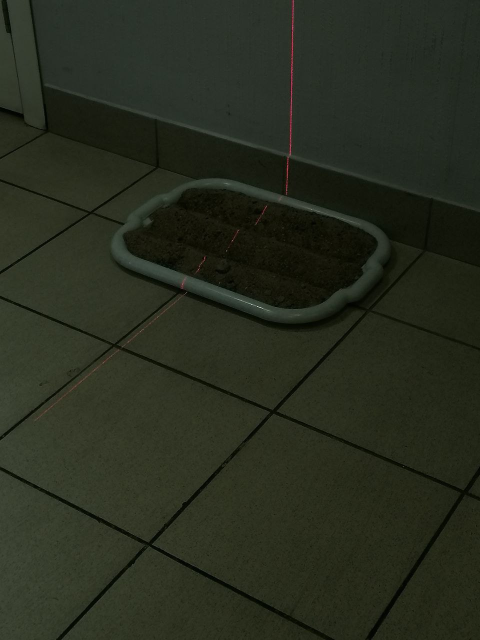
#> input picture Песок/sand/no_step/5334796642802595533.jpg, 960 x 1280 px (shown at 1/2 size); its folder holds only this picture in this run
$ python Bez_sk_all.py
#> lines starting #> are read from the running program, lines starting #| are printed output that depends on the picture; after the words box and inside, x2 and y2 are one past the last pixel; in counts of white or black regions, pixels touching at a corner belong together
#> in process_folder, image is the input picture: shape (1280, 960, 3); mean B, G, R 30.7, 44.3, 39.5
import cv2
import numpy as np
import matplotlib.pyplot as plt
from scipy.interpolate import CubicSpline
import os

REFERENCE_ANGLE = -75  # Ожидаемый угол (горизонтальные линии)
ANGLE_TOLERANCE = 10  # Допустимое отклонение
MAX_CONTOUR_SIZE = 450  # Максимальный размер участка


def extract_red_channel(img):
    hsv = cv2.cvtColor(img, cv2.COLOR_BGR2HSV)
#> hsv: shape (1280, 960, 3); mean H, S, V 42.4, 87.2, 44.4
    lower_red1 = np.array([0, 64, 19])
    upper_red1 = np.array([11, 255, 73])
    lower_red2 = np.array([170, 70, 50])
    upper_red2 = np.array([180, 255, 255])

    mask1 = cv2.inRange(hsv, lower_red1, upper_red1)
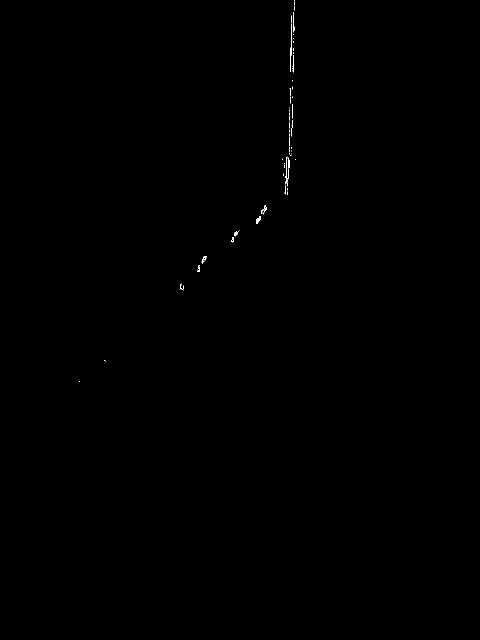
#> mask1: shape (1280, 960) (shown at 1/2 size); 0.08% white in thin lines or dots, all inside (x1, y1, x2, y2) = (158, 0, 592, 764)
    mask2 = cv2.inRange(hsv, lower_red2, upper_red2)
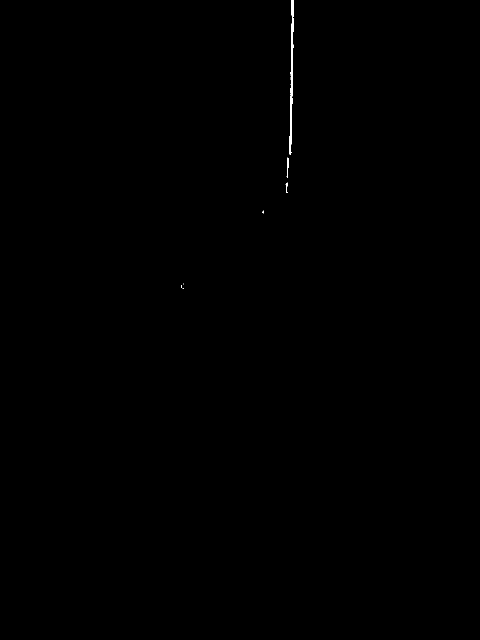
#> mask2: shape (1280, 960) (shown at 1/2 size); 0.11% white; 7 white regions (4 under 20 px), largest, box (x1, y1, x2, y2) and area: (578, 0, 588, 310) 1151, (573, 315, 577, 356) 99, (571, 365, 575, 386) 47
    mask = cv2.bitwise_or(mask1, mask2)
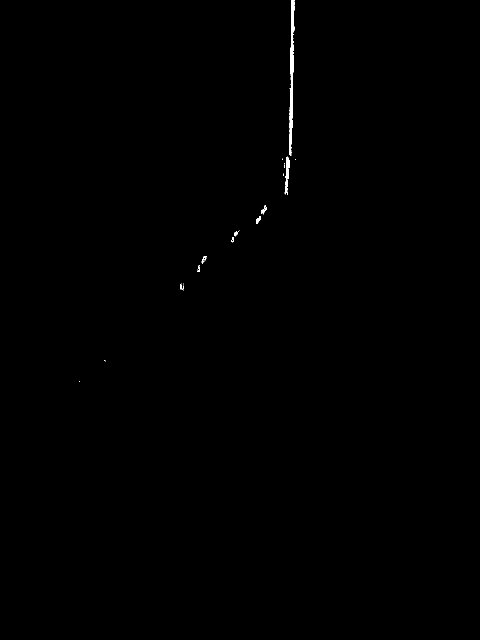
#> mask: shape (1280, 960) (shown at 1/2 size); 0.19% white; 22 white regions (13 under 20 px), largest, box (x1, y1, x2, y2) and area: (578, 0, 590, 312) 1600, (569, 313, 579, 390) 333, (522, 411, 534, 429) 82

    kernel = np.ones((5, 5), np.uint8)
    mask = cv2.morphologyEx(mask, cv2.MORPH_CLOSE, kernel)
#> mask: shape (1280, 960); 0.22% white; 12 white regions (4 under 20 px)
    return mask


def detect_lines(mask, output):
    contours, _ = cv2.findContours(mask, cv2.RETR_EXTERNAL, cv2.CHAIN_APPROX_SIMPLE)
#> contours = 12 contours, 4 with area under 20; largest, box (x1, y1, x2, y2) and area: (578, 0, 590, 312) 1354, (566, 313, 579, 390) 370, (522, 411, 534, 429) 84, (463, 461, 479, 485) 71, (360, 567, 368, 581) 69, (403, 512, 413, 528) 66, (512, 432, 522, 448) 66, (394, 530, 400, 544) 38
    angles = []
    for contour in contours:
        if 50 < len(contour) < MAX_CONTOUR_SIZE:
            [vx, vy, x, y] = cv2.fitLine(contour, cv2.DIST_L2, 0, 0.01, 0.01)
            angle = np.degrees(np.arctan2(vy, vx))
            if (
                REFERENCE_ANGLE - ANGLE_TOLERANCE
                <= angle
                <= REFERENCE_ANGLE + ANGLE_TOLERANCE
            ):
                angles.append(angle)
                left_x = int(x - vx * 50)
                left_y = int(y - vy * 50)
                right_x = int(x + vx * 50)
                right_y = int(y + vy * 50)
                cv2.line(output, (left_x, left_y), (right_x, right_y), (0, 255, 0), 2)
#> this loop made 12 passes
#> (vx, vy, x, y, angle) on pass 12: ([0.0218], [-1], [583.2], [160.4], [-88.75])
#> contour on passes 1, 9, 10: [[158, 763], [159, 763]], [[590, 318], [591, 318]], [[564, 317], [564, 318], [565, 318]]
#> after the loop, angles = []
    return output, angles


def sawtooth_plot(angles, output_path):
    if not angles:
        return
    angles = abs(np.radians([float(a) for a in angles]))
    x, y = [0], [0]
    base = 10.0
    for angle in angles:
        height = base * np.tan(angle / 2)
        x.extend([x[-1] + base / 2, x[-1] + base])
        y.extend([height, 0])
    if len(x) < 2 or len(y) < 2:
        return
    cs = CubicSpline(x, y, bc_type="natural")
    x_smooth = np.linspace(min(x), max(x), 300)
    y_smooth = cs(x_smooth)
    plt.plot(x_smooth, y_smooth, linestyle="-")
    plt.xlabel("X")
    plt.ylabel("Y")
    plt.grid(True)
    plt.savefig(output_path)
    plt.close()


def process_folder(input_folder, output_folder):
    if not os.path.exists(output_folder):
        os.makedirs(output_folder)

    for filename in os.listdir(input_folder):
        if filename.lower().endswith((".png", ".jpg", ".jpeg")):
            image_path = os.path.join(input_folder, filename)
            image = cv2.imread(image_path)

            red_mask = extract_red_channel(image)
            output = image.copy()
            result, detected_angles = detect_lines(red_mask, output)
#> detected_angles = []

            mask_path = os.path.join(output_folder, f"mask_{filename}")
            detected_path = os.path.join(output_folder, f"detected_{filename}")
            plot_path = os.path.join(output_folder, f"plot_{filename}.png")

            cv2.imwrite(mask_path, red_mask)
            cv2.imwrite(detected_path, result)
            sawtooth_plot(detected_angles, plot_path)

            print(f"Обработано: {filename}")


input_folder = "no_step"
output_folder = "without_step_output"
process_folder(input_folder, output_folder)
print("Обработка завершена. Файлы сохранены в папке output.")

$ run again, on Песок/sand/no_step/5334796642802595537.jpg
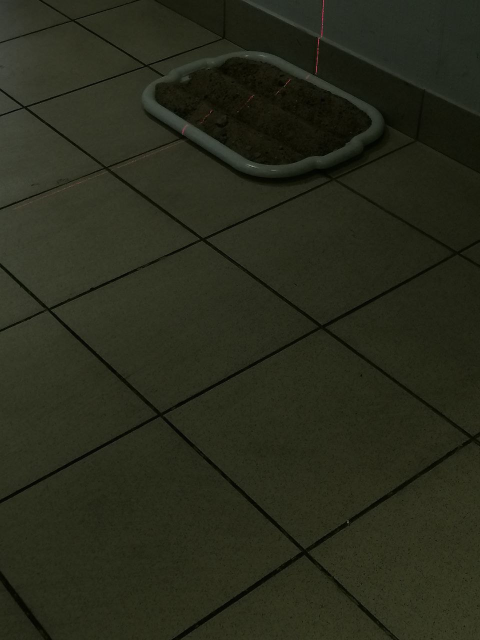
#> input picture Песок/sand/no_step/5334796642802595537.jpg, 960 x 1280 px (shown at 1/2 size)
#> in process_folder, image is the input picture: shape (1280, 960, 3); mean B, G, R 27.5, 42.5, 40.1
#> hsv: shape (1280, 960, 3); mean H, S, V 35.1, 97.7, 42.5
#> mask1: shape (1280, 960); 0.03% white in thin lines or dots, all inside (x1, y1, x2, y2) = (363, 0, 650, 270)
#> mask2: shape (1280, 960); 0.03% white; 4 white regions, box (x1, y1, x2, y2) and area: (642, 0, 648, 73) 231, (632, 95, 636, 144) 95, (364, 257, 368, 268) 30, (636, 78, 639, 94) 28
#> contours = 7 contours, 3 with area under 20; largest, box (x1, y1, x2, y2) and area: (626, 0, 649, 148) 470, (571, 159, 581, 170) 34, (363, 257, 369, 270) 32, (497, 192, 506, 199) 28
#> the loop in detect_lines, `for contour in contours:` made 7 passes
#> (vx, vy, x, y, angle, left_x, left_y, right_x) on pass 7: ([0.128], [-0.992], [638.2], [75.98], [-82.63], 631, 125, 644)
#> after the loop in detect_lines, `for contour in contours:`: angles = [[-82.63]]
#> in sawtooth_plot, `angles = abs(np.radians([float(a) for a in angles]))`: angles = [1.44]
#> the loop in sawtooth_plot, `for angle in angles:` made 1 pass
#> (angle, height) on pass 1: (1.44, 8.79)
#> after the loop in sawtooth_plot, `for angle in angles:`: x = [0, 5, 10]; y = [0, 8.79, 0]
#> y_smooth = 300 values, max 8.79 at index 149, min 0 at index 0, mean 5.48
#> in sawtooth_plot, `plt.savefig(output_path)`:
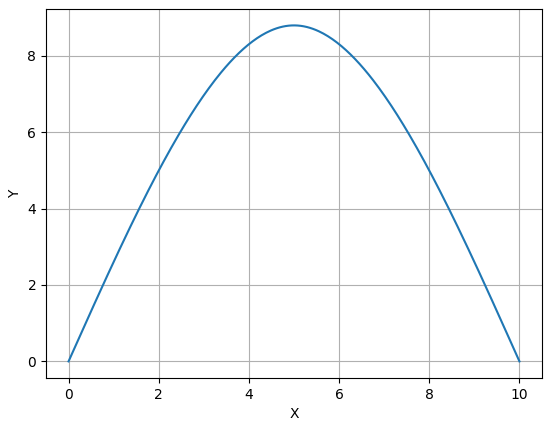
#> figure drawn by matplotlib, 1 panel; curve peaks at x = 4.98, y = 8.79

$ run again, on Песок/sand/no_step/5334796642802595539.jpg
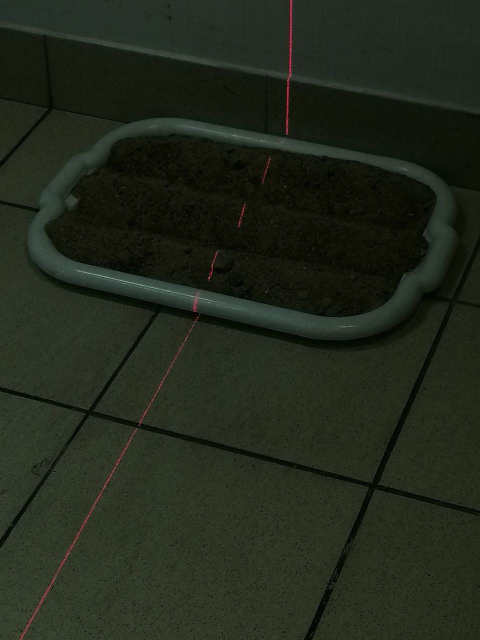
#> input picture Песок/sand/no_step/5334796642802595539.jpg, 960 x 1280 px (shown at 1/2 size)
#> in process_folder, image is the input picture: shape (1280, 960, 3); mean B, G, R 27.6, 40.4, 33.9
#> hsv: shape (1280, 960, 3); mean H, S, V 46.6, 97.8, 40.6
#> mask1: shape (1280, 960); 0.19% white in thin lines or dots, all inside (x1, y1, x2, y2) = (40, 0, 589, 1278)
#> mask2: shape (1280, 960); 0.18% white; 45 white regions (30 under 20 px), largest, box (x1, y1, x2, y2) and area: (572, 0, 585, 270) 1234, (385, 598, 394, 624) 166, (416, 529, 426, 560) 108
#> contours = 32 contours, 15 with area under 20; largest, box (x1, y1, x2, y2) and area: (566, 0, 587, 272) 1899, (276, 752, 333, 852) 435, (176, 944, 225, 1029) 390, (415, 501, 436, 561) 320, (473, 407, 492, 456) 290
#> the loop in detect_lines, `for contour in contours:` made 32 passes
#> (vx, vy, x, y, angle, left_x, left_y, right_x) on passes 27, 29, 30: ([0.235], [-0.972], [425], [529.7], [-76.42], 413, 578, 436), ([0.27], [-0.963], [481.7], [433.4], [-74.34], 468, 481, 495), ([0.256], [-0.967], [531.3], [341.1], [-75.15], 518, 389, 544)
#> after the loop in detect_lines, `for contour in contours:`:
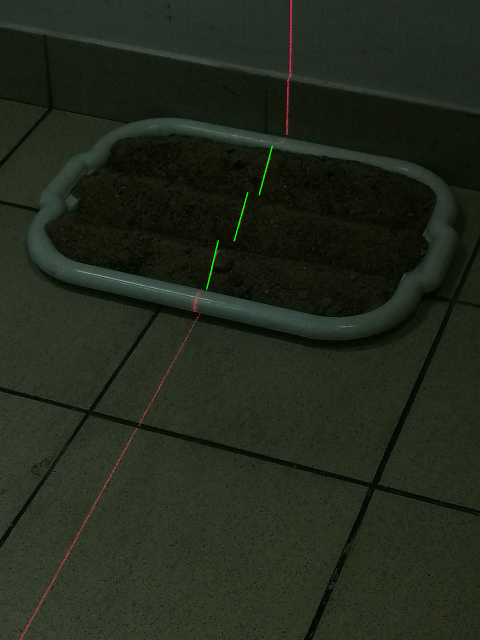
#> output: shape (1280, 960, 3) (shown at 1/2 size); 0.07% of pixels changed, all inside (x1, y1, x2, y2) = (412, 291, 546, 580)
#> after the loop in detect_lines, `for contour in contours:`: angles = [[-76.42], [-74.34], [-75.15]]
#> in sawtooth_plot, `angles = abs(np.radians([float(a) for a in angles]))`: angles = [1.33, 1.3, 1.31]
#> the loop in sawtooth_plot, `for angle in angles:` made 3 passes
#> (angle, height) on passes 1 to 3: (1.33, 7.87), (1.3, 7.58), (1.31, 7.69)
#> after the loop in sawtooth_plot, `for angle in angles:`: x = [0, 5, 10, 15, 20, 25, 30]; y = [0, 7.87, 0, 7.58, 0, 7.69, 0]
#> y_smooth = 300 values, max 8.06 at index 44, min -0.00704 at index 200, mean 4.22
#> in sawtooth_plot, `plt.savefig(output_path)`:
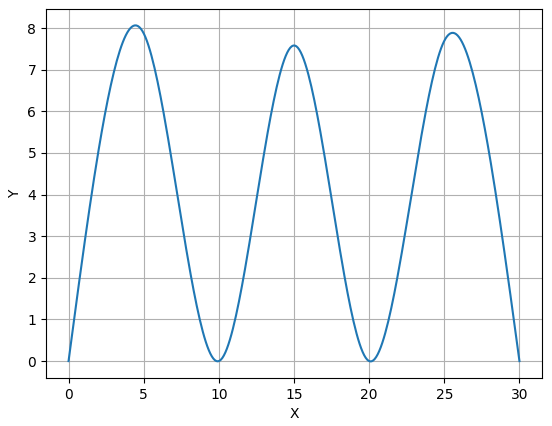
#> figure drawn by matplotlib, 1 panel; curve peaks at x = 4.41, y = 8.06
